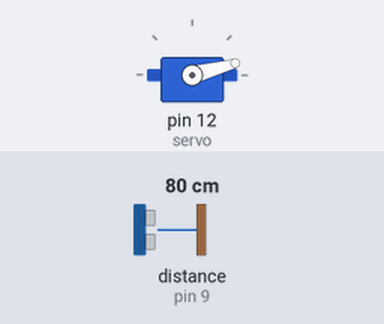
A sketch run on a simulated Arduino Uno, built with avr-gcc and run on an emulated ATmega328P. On the bench: servo. Wiring (inferred from the names in the program): ultrasonic range finder: trigger pin 10; echo pin 9. The inputs (shaded band) are chosen by the test bench; at power-on: distance to the obstacle (sensor on pin 9) 80 cm. The echo pulse lasts 58.3 µs per cm; what the sketch prints to the serial monitor is not drawn.

Above: at 0.01 s.
1.3 s: distance to the obstacle (sensor on pin 9) set to 2 cm
At 2.4 s:
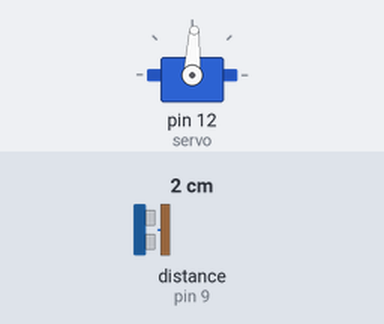
4.3 s: distance to the obstacle (sensor on pin 9) set to 299 cm
At 5.17 s:
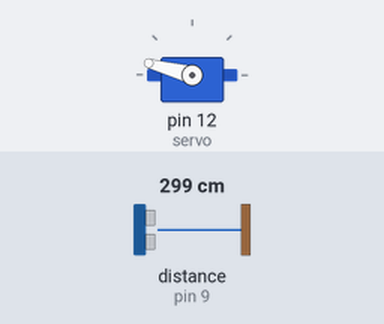
7.3 s: distance to the obstacle (sensor on pin 9) set to 4 cm
10.3 s: distance to the obstacle (sensor on pin 9) set to 35 cm
At 11.1 s:
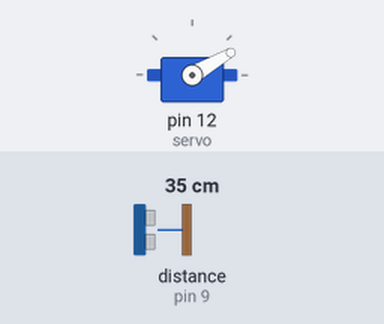
Timing chart, 0 to 14.3 s (numbered marks = the images above; inputs shaded):
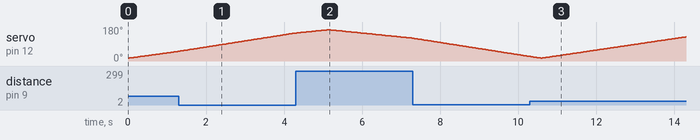

The sketch:

RadarArduino.ino
```cpp
#include <Servo.h>.

const int trigPin = 10;
const int echoPin = 9;

long duration;
int distance;
Servo servo;

void setup() {
 pinMode(trigPin, OUTPUT); //Define o trigPin como uma saída
 pinMode(echoPin, INPUT); //Define o echoPin como uma entrada
 Serial.begin(9600);
 servo.attach(12);
 servo.write(0);
}

void loop() {


  for(int i = 15; i <= 165; i++){
    servo.write(i);
    delay(30);
    distance = calculateDistance();
    Serial.print(i);
    Serial.print(",");
    Serial.print(distance);
    Serial.print(".");
  }

  for(int i = 165; i > 15; i--){
    servo.write(i);
    delay(30);
    distance = calculateDistance();
    Serial.print(i);
    Serial.print(",");
    Serial.print(distance);
    Serial.print(".");
  }
}

int calculateDistance() {
  digitalWrite(trigPin, LOW);
  delayMicroseconds(2);
  digitalWrite(trigPin, HIGH);
  delayMicroseconds(10);
  digitalWrite(trigPin, LOW);
  duration = pulseIn(echoPin, HIGH);
  distance= duration*0.034/2;
  return distance;
}
```
